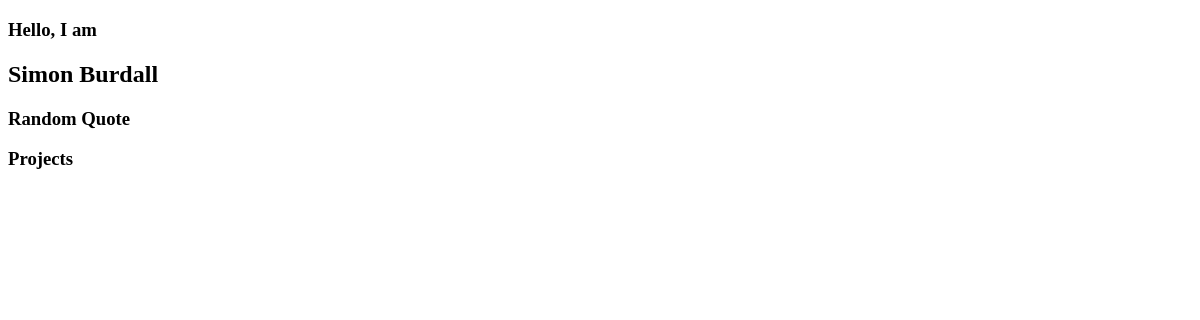
The app's page /, older data.
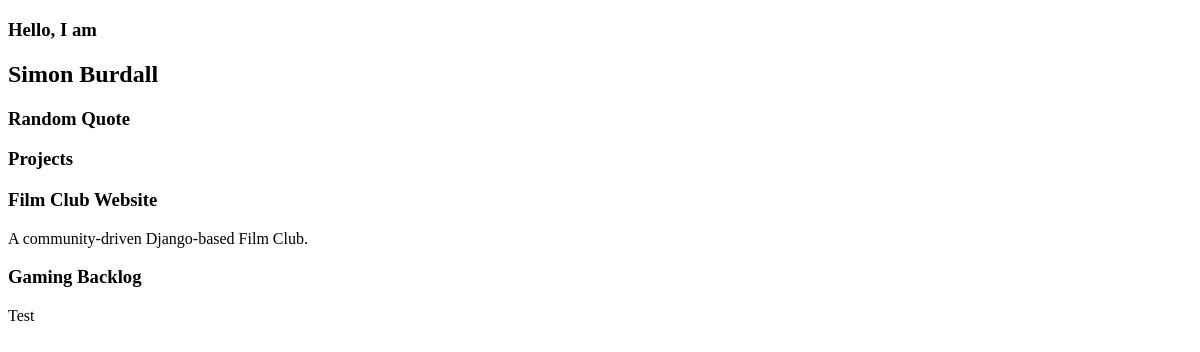
The same page, newer data.
### main/models.py (models this page shows, shortened)
class project(models.Model):
    name = models.CharField(max_length=100)
    short_description = models.CharField(max_length=50)
    description = models.TextField()
    grid_image = models.ImageField(upload_to='admin/images/',null=True,blank=True)
    hero_image = models.ImageField(upload_to='admin/images/',null=True,blank=True)
    project_link = models.URLField(null=True,blank=True)
    github_link = models.URLField(null=True,blank=True)
    blog_post = models.TextField(null=True,blank=True)

### main/views.py (the view)
# urls.py: path('', views.index, name='index')
def index(request):
    projects = project.objects.all()
    context = {
            'projects': projects,
        }
    index_render = render(request,'templates/index.html', context)
    return index_render

### main/templates/index.html (shortened to what this page needs)
{% extends "base_header.html" %}
{% load static %}
{% block content %}
    <div class="site-container">
        {% include "main_hero.html" %}
        {% include "main_projects.html" %}
    </div>
{% endblock %}

### templates/base_header.html (shortened to what this page needs)
<!DOCTYPE html>
<html>
    <head>
        {% load static %}
    </head>
    <body>
        {% block content %}{% endblock %}
    </body>
</html>

### main/templates/main_hero.html
{% block heroSection %}
      <div>
            <h3>Hello, I am</h3>
            <h2>Simon Burdall</h2>
            <h3>Random Quote</h3>
      </div>
{% endblock %}

### main/templates/main_projects.html
{% block projectSection %}
  <div class="grid-container">
    <h3>Projects</h3>
    {% for project in projects %}
      <div class="project-card">
        <h3>{{ project.name }}</h3>
        <p>{{ project.short_description }}</p>
      </div>
    {% endfor %}
  </div>
{% endblock %}

Row changes from the older to the newer data that the page shows:
added project: name "Film Club Website", short_description "A community-driven Django-based Film Club."
added project: name "Gaming Backlog", short_description "Test"
